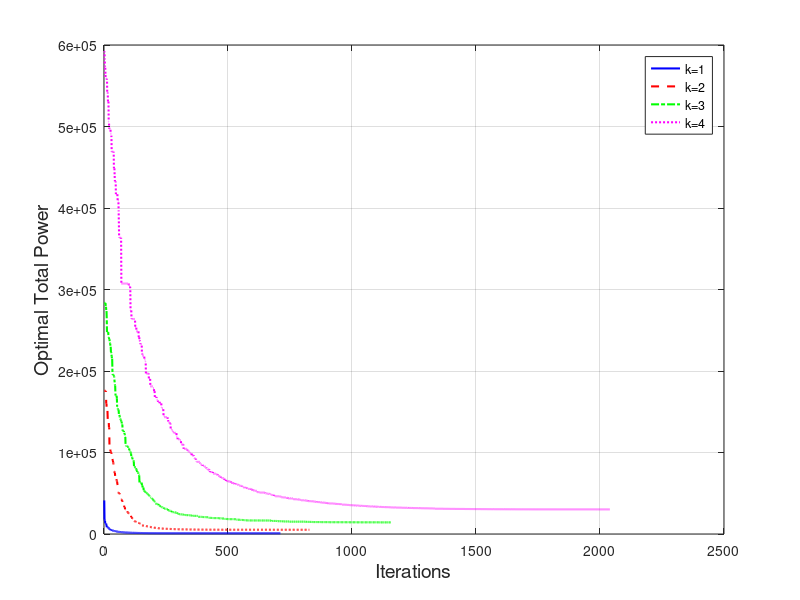

This figure's MATLAB source:
clc; clear;

% 设置图形显示参数
set(0, 'DefaultAxesFontSize', 10);
set(0, 'DefaultTextFontSize', 12);

time = [281.383074, 1005.133156, 316.551715, 423.504468];

% 加载数据
load('GA1_record.mat', 'record1');
load('GA2_record.mat', 'record2');
load('GA3_record.mat', 'record3');
load('GA4_record.mat', 'record4');

% % 找到最大长度，用于统一x轴
% max_len = max([length(record1), length(record2), length(record3), length(record4)]);
% 
% % 创建图形
% figure('Position', [100, 100, 1200, 800]);
% 
% % (a) k=1 遗传算法收敛曲线
% subplot(2, 2, 1);
% plot(record1, 'b-', 'LineWidth', 2);
% xlabel('Iterations', 'FontSize', 16);
% ylabel('Optimal Total Power', 'FontSize', 16);
% title('(a) k=1', 'FontSize', 16, 'FontWeight', 'bold');
% grid on;
% 
% % 添加收敛值标注
% final_value1 = record1(end);
% text(length(record1)*0.5, max(record1)*0.8, sprintf('Final Power: %.2e', final_value1), ...
%     'FontSize', 16, 'BackgroundColor', 'white');
% text(length(record1)*0.5, max(record1)*0.65, sprintf('runtime: %.2f S', time(1)), ...
%     'FontSize', 16, 'BackgroundColor', 'white');
% 
% % (b) k=2 遗传算法收敛曲线
% subplot(2, 2, 2);
% plot(record2, 'r-', 'LineWidth', 2);
% xlabel('Iterations', 'FontSize', 16);
% ylabel('Optimal Total Power', 'FontSize', 16);
% title('(b) k=2', 'FontSize', 16, 'FontWeight', 'bold');
% grid on;
% 
% % 添加收敛值标注
% final_value2 = record2(end);
% text(length(record2)*0.45, max(record2)*0.8, sprintf('Final Power: %.2e', final_value2), ...
%     'FontSize', 16, 'BackgroundColor', 'white');
% text(length(record2)*0.45, max(record2)*0.65, sprintf('runtime: %.2f S', time(2)), ...
%     'FontSize', 16, 'BackgroundColor', 'white');
% 
% % (c) k=3 遗传算法收敛曲线
% subplot(2, 2, 3);
% plot(record3, 'g-', 'LineWidth', 2);
% xlabel('Iterations', 'FontSize', 16);
% ylabel('Optimal Total Power', 'FontSize', 16);
% title('(c) k=3', 'FontSize', 16, 'FontWeight', 'bold');
% grid on;
% 
% % 添加收敛值标注
% final_value3 = record3(end);
% text(length(record3)*0.45, max(record3)*0.8, sprintf('Final Power: %.2e', final_value3), ...
%     'FontSize', 16, 'BackgroundColor', 'white');
% text(length(record3)*0.45, max(record3)*0.65, sprintf('runtime: %.2f S', time(3)), ...
%     'FontSize', 16, 'BackgroundColor', 'white');
% 
% % (d) k=4 遗传算法收敛曲线
% subplot(2, 2, 4);
% plot(record4, 'm-', 'LineWidth', 2);
% xlabel('Iterations', 'FontSize', 16);
% ylabel('Optimal Total Power', 'FontSize', 16);
% title('(d) k=4', 'FontSize', 16, 'FontWeight', 'bold');
% grid on;
% 
% % 添加收敛值标注
% final_value4 = record4(end);
% text(length(record4)*0.5, max(record4)*0.8, sprintf('Final Power: %.2e', final_value4), ...
%     'FontSize', 16, 'BackgroundColor', 'white');
% text(length(record4)*0.5, max(record4)*0.65, sprintf('runtime: %.2f S', time(4)), ...
%     'FontSize', 16, 'BackgroundColor', 'white');
% 
% % 添加总标题
% % sgtitle('遗传算法在不同融合规则下的优化性能对比', 'FontSize', 14, 'FontWeight', 'bold');
% 
% % 调整子图间距
% h = gcf;
% set(h, 'PaperPositionMode', 'auto');


figure;
plot(1:length(record1), record1, 'b-', 'LineWidth', 1.5, 'DisplayName', 'k=1');
hold on;
plot(1:length(record2), record2, 'r--', 'LineWidth', 1.5, 'DisplayName', 'k=2');
plot(1:length(record3), record3, 'g-.', 'LineWidth', 1.5, 'DisplayName', 'k=3');
plot(1:length(record4), record4, 'm:', 'LineWidth', 1.5, 'DisplayName', 'k=4');
hold off;

xlabel('Iterations', 'FontSize', 14);
ylabel('Optimal Total Power', 'FontSize', 14);
legend('show');
grid on;

% 保存图形
print('GA1234.jpg', '-dpng', '-r300');
fprintf('图形已保存为 GA1234.jpg\n');
